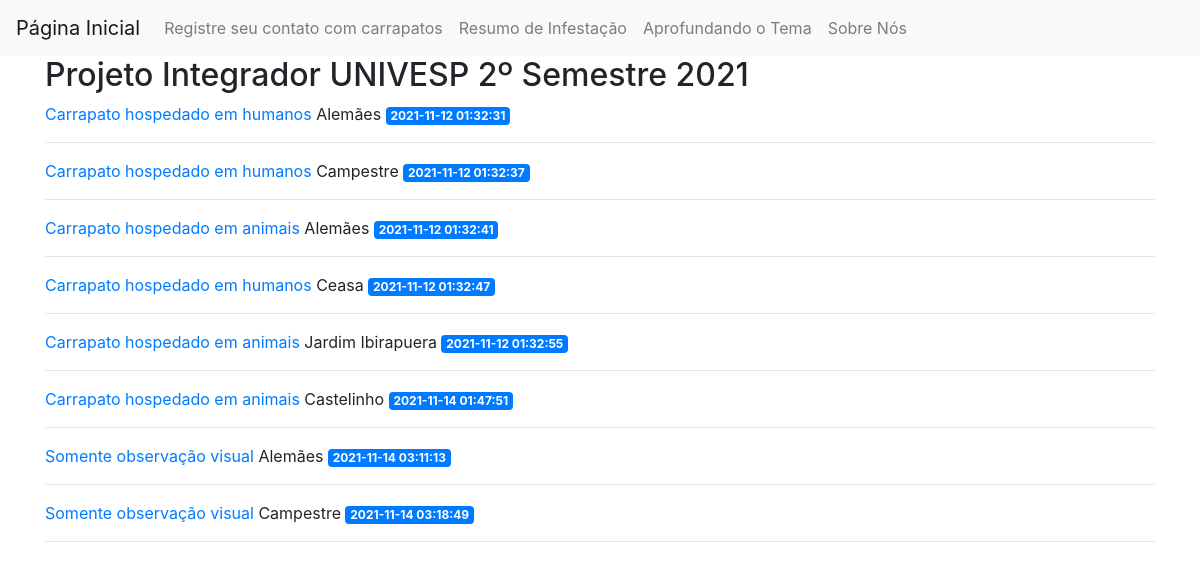
Before: / with the older database file.
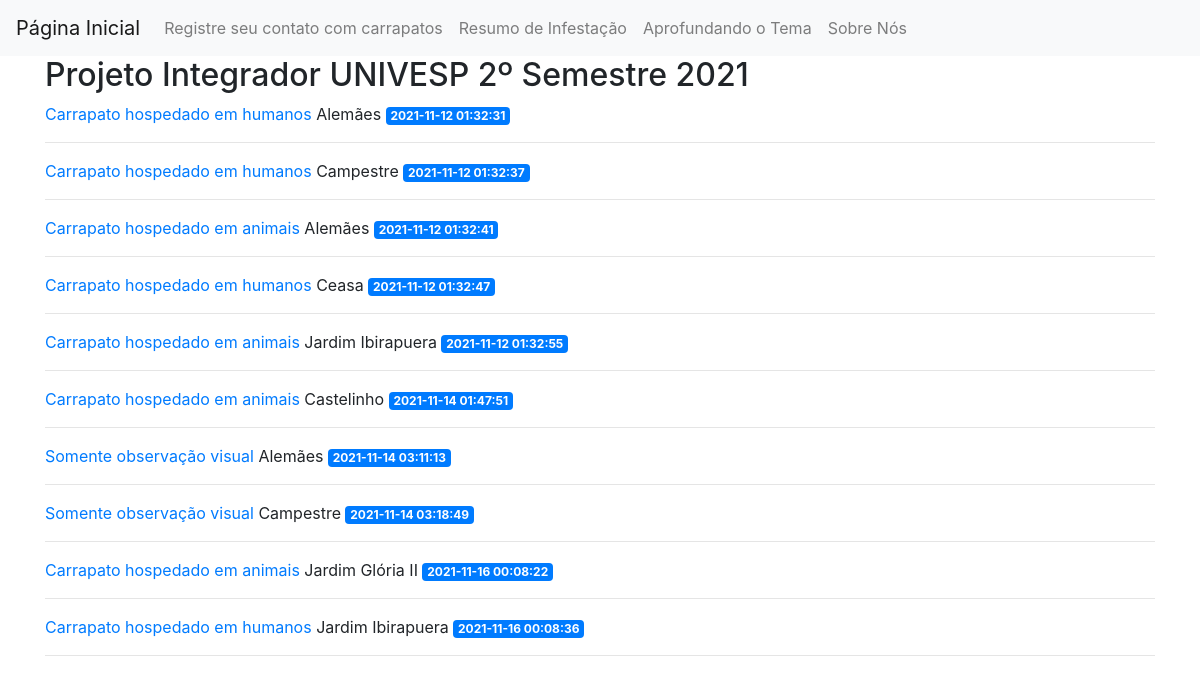
After: the same page with the newer database file.
### tables this page shows
CREATE TABLE posts (
    id INTEGER PRIMARY KEY AUTOINCREMENT,
    created TIMESTAMP NOT NULL DEFAULT CURRENT_TIMESTAMP,
    title TEXT NOT NULL,
    content TEXT NOT NULL
);

### app.py (the view)
@app.route('/')
def index():
    conn = get_db_connection()
    p = conn.execute('SELECT * FROM posts').fetchall()
    conn.close()
    return render_template('index.html', posts=p)

### app.py (called while the page is built)
def get_db_connection():
    conn = sqlite3.connect('database.db')
    conn.row_factory=sqlite3.Row
    return conn

### templates/index.html
{% extends 'base.html' %}
{% block content %}
       <h2>{% block title %} Projeto Integrador UNIVESP 2º Semestre 2021  {% endblock %}</h2>
    {% for post in posts %}
        <a href="{{ url_for('post', post_id=post['id']) }}">
            <d6>{{ post['title'] }}</d6>
        </a>
        <d6>{{ post['content'] }}</d6>
        <span class="badge badge-primary">{{ post['created'] }}</span>
        <hr>
    {% endfor %}
{% endblock %}

### templates/base.html (shortened to what this page needs)
<!doctype html>
<html lang="pt-br">
  <head>
    <link rel="stylesheet" href="static/css/style.css" >
<link rel="stylesheet" href="https://stackpath.bootstrapcdn.com/bootstrap/4.3.1/css/bootstrap.min.css">
  </head>
   <body>
    <nav class="navbar navbar-expand-md navbar-light bg-light">
        <a class="navbar-brand" href="{{ url_for('index')}}">Página Inicial</a>
        <div class="collapse navbar-collapse" id="navbarNav">
            <ul class="navbar-nav">
                <li class="nav-item">
            <a class="nav-link" href="{{url_for('create')}}">Registre seu contato com carrapatos</a>
            </li>
                <li class="nav-item">
            <a class="nav-link" href="{{url_for('db_process')}}">Resumo de Infestação</a>
            </li>
                <li class="nav-item">
                <a class="nav-link" href="{{url_for('aprofundando')}}">Aprofundando o Tema</a>
            </li>
            <li class="nav-item">
                <a class="nav-link" href="{{url_for('sobreNos')}}">Sobre Nós</a>
            </li>
            </ul>
        </div>
    </nav>
    <div class="container">
        {% block content %} {% endblock %}
    </div>
  </body>
</html>

### static/css/style.css (style rules this page uses)
body { background-image: url('C:/Users/eviei/Desktop/GIT_Exemplo/flask_blog_PI_UNIVESP/img/fundocontador.jpg'); }

Changed rows visible on the page:
added posts: title "Carrapato hospedado em animais", content "Jardim Glória II", created "2021-11-16 00:08:22"
added posts: title "Carrapato hospedado em humanos", content "Jardim Ibirapuera", created "2021-11-16 00:08:36"
